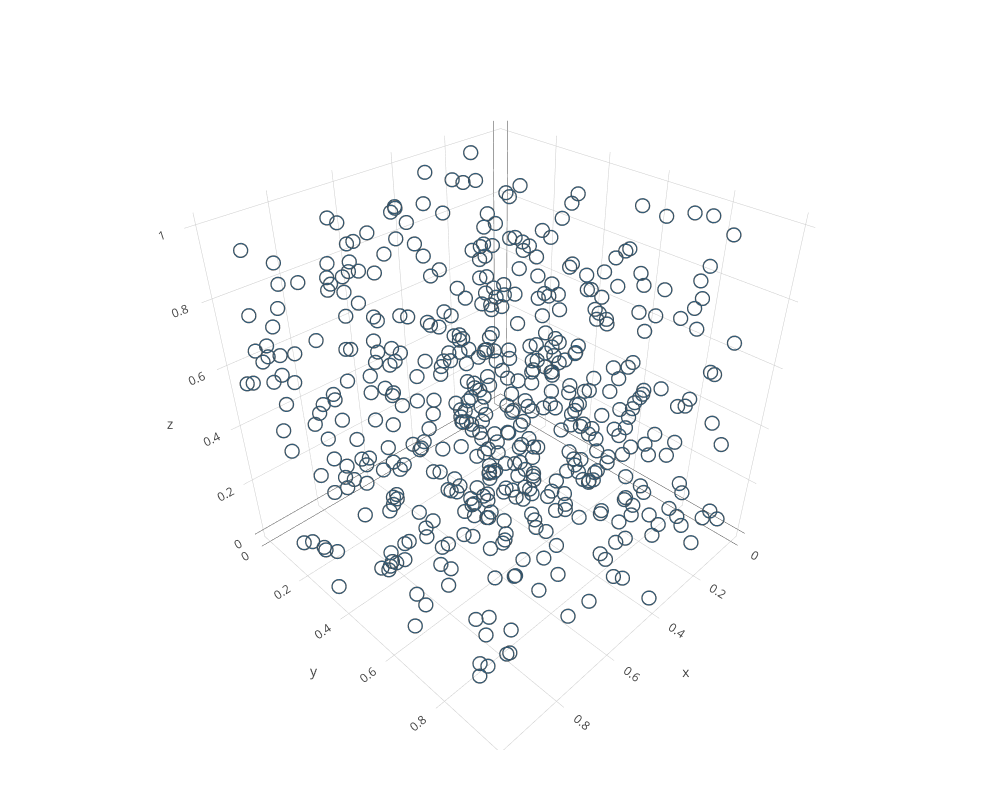

The cell this chart's notebook holds for it:
### Code cell
ezplot_pjs(unit_cube)

### Figure 1 — Plotly figure (JSON) as saved in the notebook; plotly's stock layout.template omitted (floating-point values rounded to 4 significant figures; data arrays with more than 128 entries replaced by an {"elided": "..."} marker saying what was removed)
{"data": [{"autocolorscale": false, "marker": {"color": "rgb[250,250,250]", "line": {"color": "rgb[250,250,250]", "width": 2}, "opacity": 1, "size": 5, "symbol": "circle-open"}, "mode": "markers", "type": "scatter3d", "x": {"elided": "500 float values"}, "y": {"elided": "500 float values"}, "z": {"elided": "500 float values"}}], "layout": {"height": 800, "hovermode": "closest", "margin": {"b": 50, "l": 50, "r": 50, "t": 50}, "scene": {"aspectmode": "manual", "aspectratio": {"x": 1, "y": 0.9947}}, "showlegend": false, "width": 1000}}
